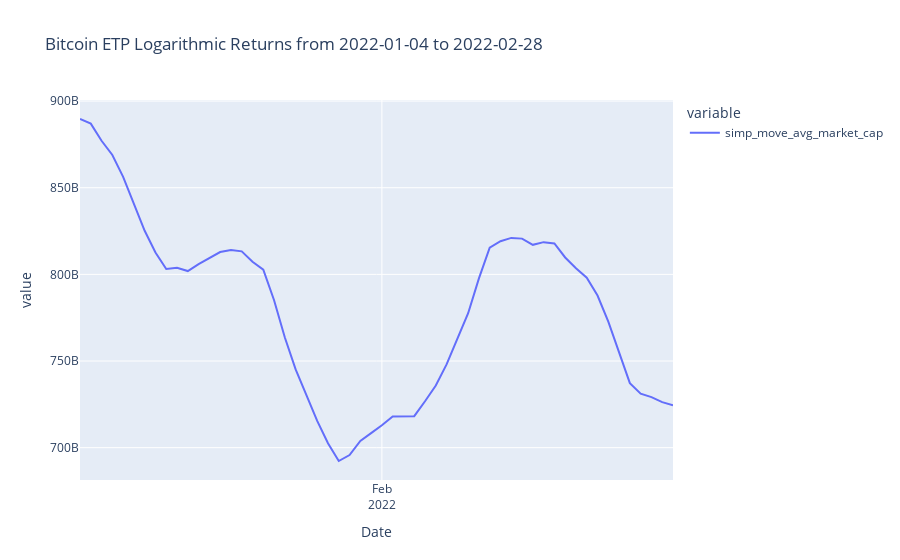

Write notebook code for a chart like this one.
### Markdown cell above
### Bitcoin plot

### Code cell
mask = (_results_df.Date >= _min_date) & (_results_df.Date <= _max_date) & (_results_df.ID == 'bitcoin')
bench_mark_df = _results_df.loc[mask]
bench_mark_df.sort_values(by=['Date'],inplace=True)

# bench_mark_df.reset_index(inplace=True)

_title = "Bitcoin ETP Logarithmic Returns from "+str(_min_date)+" to "+str(_max_date)
fig = px.line(bench_mark_df, x="Date", y=['simp_move_avg_market_cap'],
#               color='red',
              hover_data={"Date": "|%B %d, %Y"},
              title=_title,)

fig.update_xaxes(
    dtick="M1",
    tickformat="%b\n%Y")
fig.show()

### Figure 1 — Plotly figure (JSON) as saved in the notebook; plotly's stock layout.template omitted (floating-point values rounded to 4 significant figures)
{"data": [{"hovertemplate": "variable=simp_move_avg_market_cap<br>Date=%{x|%B %d, %Y}<br>value=%{y}<extra></extra>", "legendgroup": "simp_move_avg_market_cap", "line": {"color": "#636efa", "dash": "solid"}, "marker": {"symbol": "circle"}, "mode": "lines", "name": "simp_move_avg_market_cap", "orientation": "v", "showlegend": true, "type": "scatter", "x": ["2022-01-04", "2022-01-05", "2022-01-06", "2022-01-07", "2022-01-08", "2022-01-09", "2022-01-10", "2022-01-11", "2022-01-12", "2022-01-13", "2022-01-14", "2022-01-15", "2022-01-16", "2022-01-17", "2022-01-18", "2022-01-19", "2022-01-20", "2022-01-21", "2022-01-22", "2022-01-23", "2022-01-24", "2022-01-25", "2022-01-26", "2022-01-27", "2022-01-28", "2022-01-29", "2022-01-30", "2022-01-31", "2022-02-01", "2022-02-02", "2022-02-03", "2022-02-04", "2022-02-05", "2022-02-06", "2022-02-07", "2022-02-08", "2022-02-09", "2022-02-10", "2022-02-11", "2022-02-12", "2022-02-13", "2022-02-14", "2022-02-15", "2022-02-16", "2022-02-17", "2022-02-18", "2022-02-19", "2022-02-20", "2022-02-21", "2022-02-22", "2022-02-23", "2022-02-24", "2022-02-25", "2022-02-26", "2022-02-27", "2022-02-28"], "xaxis": "x", "y": [889700000000.0, 887000000000.0, 877100000000.0, 868900000000.0, 856200000000.0, 840300000000.0, 825200000000.0, 812600000000.0, 803100000000.0, 803800000000.0, 801900000000.0, 806000000000.0, 809400000000.0, 812900000000.0, 814100000000.0, 813300000000.0, 807300000000.0, 802700000000.0, 785100000000.0, 763600000000.0, 745200000000.0, 730300000000.0, 715500000000.0, 702600000000.0, 692300000000.0, 695800000000.0, 703800000000.0, 708400000000.0, 712900000000.0, 718000000000.0, 718100000000.0, 718200000000.0, 726800000000.0, 735800000000.0, 748000000000.0, 763100000000.0, 777600000000.0, 797700000000.0, 815400000000.0, 819100000000.0, 821000000000.0, 820600000000.0, 817000000000.0, 818600000000.0, 817900000000.0, 809800000000.0, 803500000000.0, 798000000000.0, 787800000000.0, 772800000000.0, 755500000000.0, 737200000000.0, 731200000000.0, 729200000000.0, 726300000000.0, 724400000000.0], "yaxis": "y"}], "layout": {"legend": {"title": {"text": "variable"}, "tracegroupgap": 0}, "title": {"text": "Bitcoin ETP Logarithmic Returns from 2022-01-04 to 2022-02-28"}, "xaxis": {"anchor": "y", "domain": [0, 1], "dtick": "M1", "tickformat": "%b\n%Y", "title": {"text": "Date"}}, "yaxis": {"anchor": "x", "domain": [0, 1], "title": {"text": "value"}}}}
